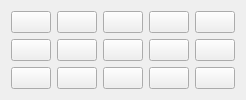
<?xml version="1.0" encoding="UTF-8"?>
<ui version="4.0">
    <class>Form_colorSelector</class>
    <widget class="QWidget" name="Form_colorSelector">
        <property name="windowModality">
            <enum>Qt::WindowModal</enum>
        </property>
        <property name="geometry">
            <rect>
                <x>0</x>
                <y>0</y>
                <width>202</width>
                <height>99</height>
            </rect>
        </property>
        <property name="sizePolicy">
            <sizepolicy hsizetype="Fixed" vsizetype="Fixed">
                <horstretch>0</horstretch>
                <verstretch>0</verstretch>
            </sizepolicy>
        </property>
        <property name="maximumSize">
            <size>
                <width>202</width>
                <height>99</height>
            </size>
        </property>
        <property name="windowTitle">
            <string>Form</string>
        </property>
        <property name="styleSheet">
            <string notr="true">
            </string>
        </property>
        <layout class="QGridLayout" name="gridLayout">
            <item row="1" column="0">
                <widget class="QPushButton" name="pushButton_4">
                    <property name="styleSheet">
                        <string notr="true">
                            /*QPushButton{border:0px;
                            background-color: rgb(170, 0, 0);;}
                            QPushButton::pressed{
                            background-color: rgb(255, 255, 255);};*/
                        </string>
                    </property>
                    <property name="text">
                        <string/>
                    </property>
                </widget>
            </item>
            <item row="1" column="1">
                <widget class="QPushButton" name="pushButton_5">
                    <property name="styleSheet">
                        <string notr="true">
                            /*QPushButton{border:0px;
                            background-color: rgb(170, 0, 0);;}
                            QPushButton::pressed{
                            background-color: rgb(255, 255, 255);};*/
                        </string>
                    </property>
                    <property name="text">
                        <string/>
                    </property>
                </widget>
            </item>
            <item row="2" column="0">
                <widget class="QPushButton" name="pushButton_9">
                    <property name="styleSheet">
                        <string notr="true">
                            /*QPushButton{border:0px;
                            background-color: rgb(170, 0, 0);;}
                            QPushButton::pressed{
                            background-color: rgb(255, 255, 255);};*/
                        </string>
                    </property>
                    <property name="text">
                        <string/>
                    </property>
                </widget>
            </item>
            <item row="2" column="1">
                <widget class="QPushButton" name="pushButton_10">
                    <property name="styleSheet">
                        <string notr="true">
                            /*QPushButton{border:0px;
                            background-color: rgb(170, 0, 0);;}
                            QPushButton::pressed{
                            background-color: rgb(255, 255, 255);};*/
                        </string>
                    </property>
                    <property name="text">
                        <string/>
                    </property>
                </widget>
            </item>
            <item row="1" column="3">
                <widget class="QPushButton" name="pushButton_7">
                    <property name="styleSheet">
                        <string notr="true">
                            /*QPushButton{border:0px;
                            background-color: rgb(170, 0, 0);;}
                            QPushButton::pressed{
                            background-color: rgb(255, 255, 255);};*/
                        </string>
                    </property>
                    <property name="text">
                        <string/>
                    </property>
                </widget>
            </item>
            <item row="2" column="2">
                <widget class="QPushButton" name="pushButton_11">
                    <property name="styleSheet">
                        <string notr="true">
                            /*QPushButton{border:0px;
                            background-color: rgb(170, 0, 0);;}
                            QPushButton::pressed{
                            background-color: rgb(255, 255, 255);};*/
                        </string>
                    </property>
                    <property name="text">
                        <string/>
                    </property>
                </widget>
            </item>
            <item row="1" column="4">
                <widget class="QPushButton" name="pushButton_8">
                    <property name="styleSheet">
                        <string notr="true">
                            /*QPushButton{border:0px;
                            background-color: rgb(170, 0, 0);;}
                            QPushButton::pressed{
                            background-color: rgb(255, 255, 255);};*/
                        </string>
                    </property>
                    <property name="text">
                        <string/>
                    </property>
                </widget>
            </item>
            <item row="1" column="2">
                <widget class="QPushButton" name="pushButton_6">
                    <property name="styleSheet">
                        <string notr="true">
                            /*QPushButton{border:0px;
                            background-color: rgb(170, 0, 0);;}
                            QPushButton::pressed{
                            background-color: rgb(255, 255, 255);};*/
                        </string>
                    </property>
                    <property name="text">
                        <string/>
                    </property>
                </widget>
            </item>
            <item row="2" column="4">
                <widget class="QPushButton" name="pushButton_13">
                    <property name="styleSheet">
                        <string notr="true">
                            /*QPushButton{border:0px;
                            background-color: rgb(170, 0, 0);;}
                            QPushButton::pressed{
                            background-color: rgb(255, 255, 255);};*/
                        </string>
                    </property>
                    <property name="text">
                        <string/>
                    </property>
                </widget>
            </item>
            <item row="3" column="0">
                <widget class="QPushButton" name="pushButton_14">
                    <property name="styleSheet">
                        <string notr="true">
                            /*QPushButton{border:0px;
                            background-color: rgb(170, 0, 0);;}
                            QPushButton::pressed{
                            background-color: rgb(255, 255, 255);};*/
                        </string>
                    </property>
                    <property name="text">
                        <string/>
                    </property>
                </widget>
            </item>
            <item row="3" column="1">
                <widget class="QPushButton" name="pushButton_15">
                    <property name="styleSheet">
                        <string notr="true">
                            /*QPushButton{border:0px;
                            background-color: rgb(170, 0, 0);;}
                            QPushButton::pressed{
                            background-color: rgb(255, 255, 255);};*/
                        </string>
                    </property>
                    <property name="text">
                        <string/>
                    </property>
                </widget>
            </item>
            <item row="3" column="3">
                <widget class="QPushButton" name="pushButton_17">
                    <property name="styleSheet">
                        <string notr="true">
                            /*QPushButton{border:0px;
                            background-color: rgb(170, 0, 0);;}
                            QPushButton::pressed{
                            background-color: rgb(255, 255, 255);};*/
                        </string>
                    </property>
                    <property name="text">
                        <string/>
                    </property>
                </widget>
            </item>
            <item row="2" column="3">
                <widget class="QPushButton" name="pushButton_12">
                    <property name="styleSheet">
                        <string notr="true">
                            /*QPushButton{border:0px;
                            background-color: rgb(170, 0, 0);;}
                            QPushButton::pressed{
                            background-color: rgb(255, 255, 255);};*/
                        </string>
                    </property>
                    <property name="text">
                        <string/>
                    </property>
                </widget>
            </item>
            <item row="3" column="2">
                <widget class="QPushButton" name="pushButton_16">
                    <property name="styleSheet">
                        <string notr="true">
                            /*QPushButton{border:0px;
                            background-color: rgb(170, 0, 0);;}
                            QPushButton::pressed{
                            background-color: rgb(255, 255, 255);};*/
                        </string>
                    </property>
                    <property name="text">
                        <string/>
                    </property>
                </widget>
            </item>
            <item row="3" column="4">
                <widget class="QPushButton" name="pushButton_18">
                    <property name="styleSheet">
                        <string notr="true">
                            /*QPushButton{border:0px;
                            background-color: rgb(170, 0, 0);;}
                            QPushButton::pressed{
                            background-color: rgb(255, 255, 255);};*/
                        </string>
                    </property>
                    <property name="text">
                        <string/>
                    </property>
                </widget>
            </item>
        </layout>
    </widget>
    <resources/>
    <connections/>
</ui>
